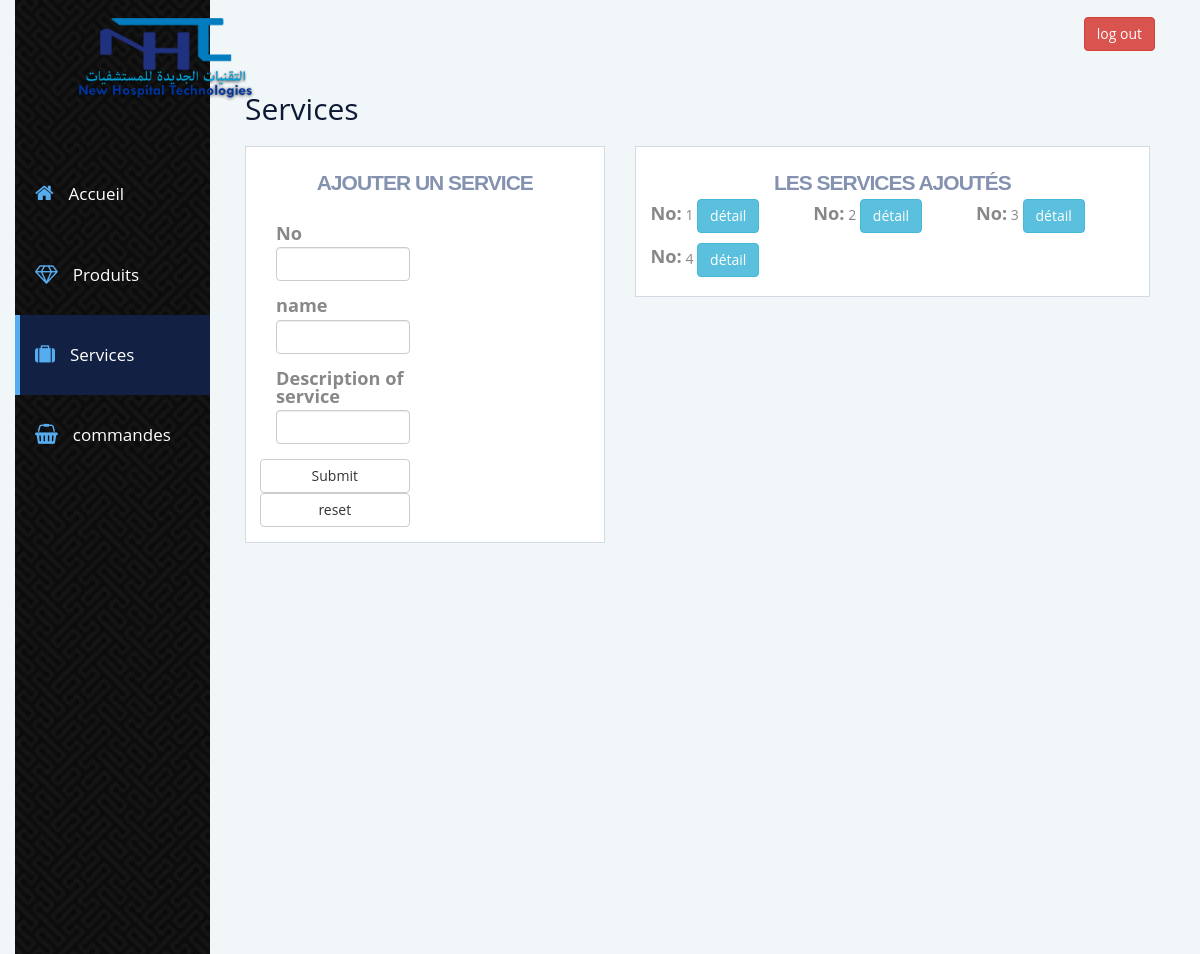
Screenshot of /admin_dashboard/services.php (signed in) with the database file from the repository.
### tables this page shows
CREATE TABLE IF NOT EXISTS `service` (
  `numero` varchar(10) NOT NULL,
  `nom` varchar(250) DEFAULT NULL,
  `description` varchar(250) DEFAULT NULL,
  PRIMARY KEY (`numero`)
);

### IncludeClasses/AfficherService.php (the view, shortened to what this page needs)
<?php
$con = ConnexionBD::getInstance();
            ?>
            <?php
function generateRow()
{
    global $con;
    $req = 'select * from service ';
    $requete = $con->prepare($req);
    $requete->execute();
    $row = $requete->fetch(PDO::FETCH_BOTH);
    $i = 1;
    while ($row) {
        if ($i == 1) {
            ?><div class="section group">
        <?php }
        ?>
        <div class="col span_1_of_3">
            <label>No: </label> <?php echo $row['numero'] ?>
            <button onclick="dialog(value);"  id="button-<?php echo $row['numero'] ?>" type="button" class="btn btn-info" value="<?php echo $row['numero'] ?>">détail</button>
        </div>
        <?php
        $row = $requete->fetch(PDO::FETCH_BOTH);
        $i++;
        if ($i == 4) {
            $i = 1; ?>
            </div>
        <?php }
    }
}

### css/admin.css (style rules this page uses)
.home { background-color: #f1f6f8; }
label { font-size: 1.3em; line-height: 1em; font-weight: normal; }

### css/style.css (style rules this page uses)
body { background:#fff; font-family: 'Open Sans', sans-serif; font-size:14px; font-weight:normal; color:#888888; margin:0; }

### css/produit_ajouté.css (style rules this page uses)
.section { clear: both; padding: 0px; margin: 0px; }
.col { display: block; float:left; margin: 1% 0 1% 1%; }
.col:first-child { margin-left: 0; }
.group:before, .group:after { content:""; display:table; }
.group:after { clear:both; }
.group { zoom:1; }
.span_1_of_3 { width: 32.66%; }

### rows the page displays
service: numero "1"
service: numero "2"
service: numero "3"
service: numero "4"
